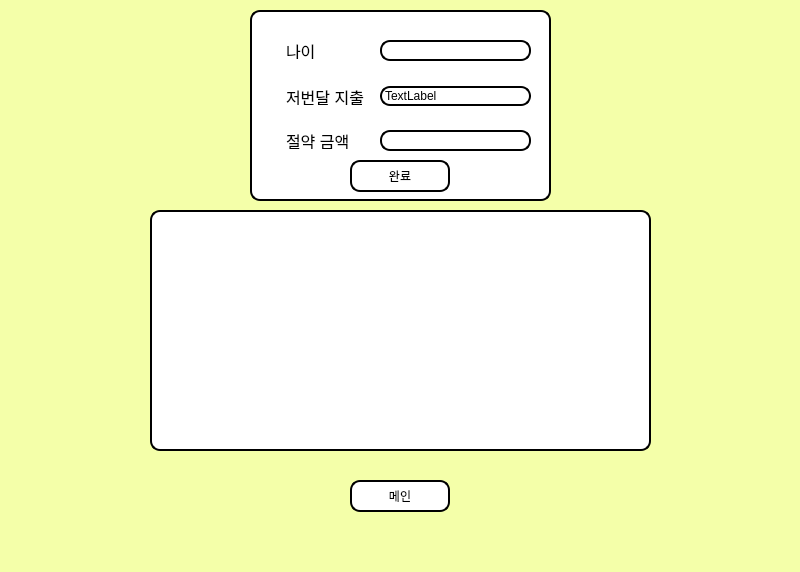
<?xml version="1.0" encoding="UTF-8"?>
<ui version="4.0">
 <class>Form</class>
 <widget class="QWidget" name="Form">
  <property name="geometry">
   <rect>
    <x>0</x>
    <y>0</y>
    <width>800</width>
    <height>572</height>
   </rect>
  </property>
  <property name="windowTitle">
   <string>Form</string>
  </property>
  <property name="styleSheet">
   <string notr="true">background-color:rgb(244, 255, 169);
font: 700 13pt &quot;Nanum Gothic&quot;; color:rgb(0, 0, 0);
</string>
  </property>
  <widget class="QTextBrowser" name="textBrowser">
   <property name="geometry">
    <rect>
     <x>150</x>
     <y>210</y>
     <width>501</width>
     <height>241</height>
    </rect>
   </property>
   <property name="styleSheet">
    <string notr="true">background-color:rgb(255, 255, 255);
border: 2px solid rgb(0, 0, 0);
border-radius: 10px
</string>
   </property>
  </widget>
  <widget class="QGroupBox" name="groupBox">
   <property name="geometry">
    <rect>
     <x>250</x>
     <y>10</y>
     <width>301</width>
     <height>191</height>
    </rect>
   </property>
   <property name="styleSheet">
    <string notr="true">background-color:rgb(255, 255, 255);
border: 2px solid rgb(0, 0, 0);
border-radius: 10px</string>
   </property>
   <property name="title">
    <string/>
   </property>
   <widget class="QLineEdit" name="lineEdit">
    <property name="geometry">
     <rect>
      <x>130</x>
      <y>30</y>
      <width>151</width>
      <height>21</height>
     </rect>
    </property>
   </widget>
   <widget class="QLineEdit" name="lineEdit_2">
    <property name="geometry">
     <rect>
      <x>130</x>
      <y>120</y>
      <width>151</width>
      <height>21</height>
     </rect>
    </property>
   </widget>
   <widget class="QLabel" name="label">
    <property name="geometry">
     <rect>
      <x>30</x>
      <y>30</y>
      <width>51</width>
      <height>21</height>
     </rect>
    </property>
    <property name="styleSheet">
     <string notr="true">background-color:rgb(255, 255, 255);
border: 2px solid white;
border-radius: 10px; 
selection-background-color: darkgray; 
font-size: 16px;
text-align: center;</string>
    </property>
    <property name="text">
     <string>나이</string>
    </property>
   </widget>
   <widget class="QLabel" name="label_2">
    <property name="geometry">
     <rect>
      <x>30</x>
      <y>120</y>
      <width>81</width>
      <height>21</height>
     </rect>
    </property>
    <property name="styleSheet">
     <string notr="true">background-color:rgb(255, 255, 255);
border: 2px solid white;
border-radius: 10px; 
selection-background-color: darkgray; 
font-size: 16px;
text-align: center;

</string>
    </property>
    <property name="text">
     <string>절약 금액</string>
    </property>
   </widget>
   <widget class="QPushButton" name="pushButton">
    <property name="geometry">
     <rect>
      <x>100</x>
      <y>150</y>
      <width>100</width>
      <height>32</height>
     </rect>
    </property>
    <property name="text">
     <string>완료</string>
    </property>
   </widget>
   <widget class="QLabel" name="label_3">
    <property name="geometry">
     <rect>
      <x>30</x>
      <y>76</y>
      <width>91</width>
      <height>21</height>
     </rect>
    </property>
    <property name="styleSheet">
     <string notr="true">background-color:rgb(255, 255, 255);
border: 2px solid white;
border-radius: 10px; 
selection-background-color: darkgray; 
font-size: 16px;
text-align: center;

</string>
    </property>
    <property name="text">
     <string>저번달 지출</string>
    </property>
   </widget>
   <widget class="QLabel" name="label_5">
    <property name="geometry">
     <rect>
      <x>130</x>
      <y>76</y>
      <width>151</width>
      <height>20</height>
     </rect>
    </property>
    <property name="text">
     <string>TextLabel</string>
    </property>
   </widget>
  </widget>
  <widget class="QPushButton" name="okay">
   <property name="geometry">
    <rect>
     <x>350</x>
     <y>480</y>
     <width>100</width>
     <height>32</height>
    </rect>
   </property>
   <property name="styleSheet">
    <string notr="true">background-color:rgb(255, 255, 255);
border: 2px solid rgb(0, 0, 0);
border-radius: 10px
</string>
   </property>
   <property name="text">
    <string>메인</string>
   </property>
  </widget>
 </widget>
 <resources/>
 <connections/>
</ui>
